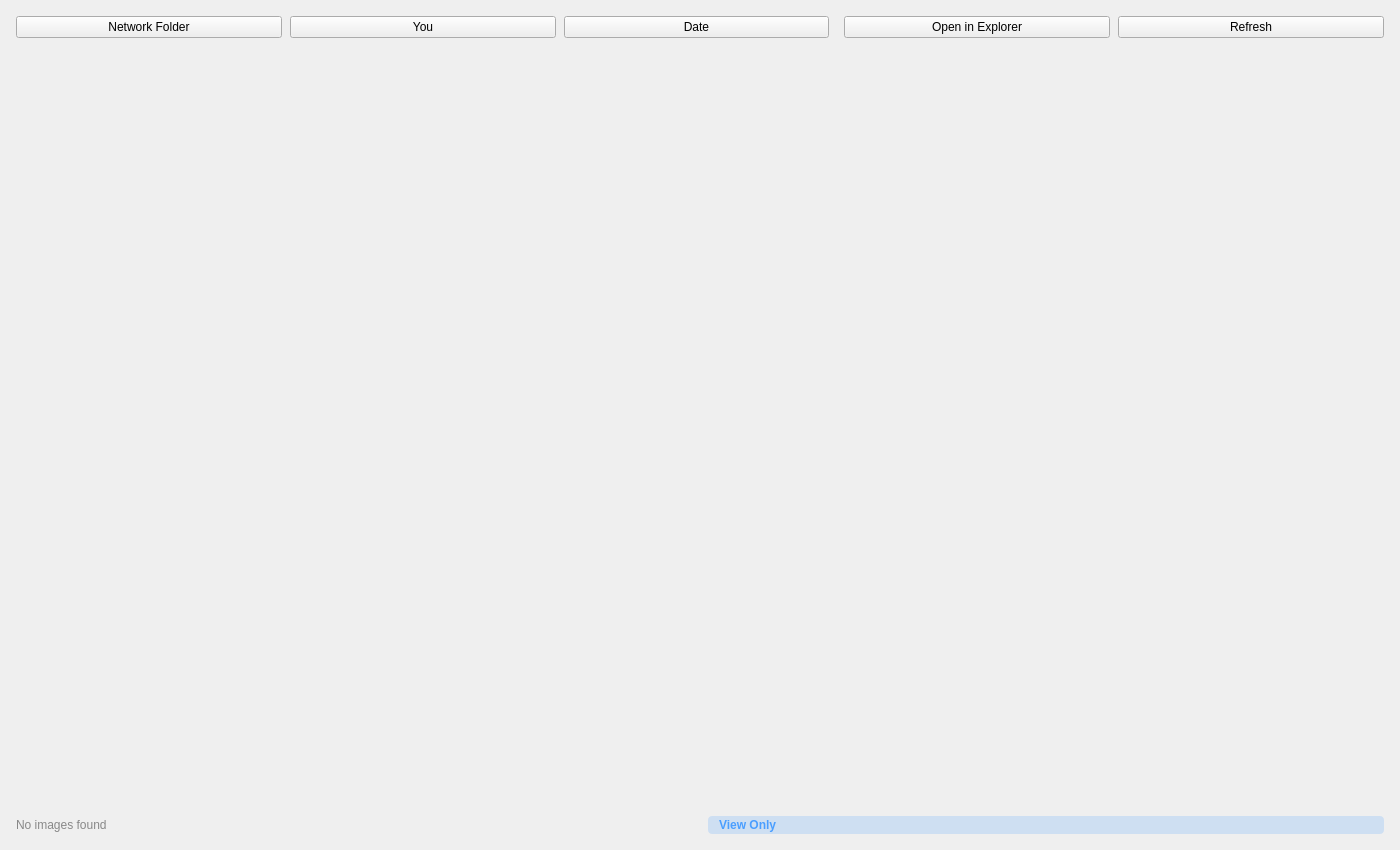
<?xml version="1.0" encoding="UTF-8"?>
<ui version="4.0">
 <class>GalleryTab</class>
 <widget class="QWidget" name="GalleryTab">
  <property name="geometry">
   <rect>
    <x>0</x>
    <y>0</y>
    <width>1400</width>
    <height>850</height>
   </rect>
  </property>
  <layout class="QVBoxLayout" name="galleryMainLayout">
   <property name="spacing">
    <number>8</number>
   </property>
   <property name="leftMargin">
    <number>16</number>
   </property>
   <property name="topMargin">
    <number>16</number>
   </property>
   <property name="rightMargin">
    <number>16</number>
   </property>
   <property name="bottomMargin">
    <number>16</number>
   </property>
   <item>
    <layout class="QHBoxLayout" name="galleryHeaderLayout">
     <item>
      <widget class="QPushButton" name="GallerySourceToggle">
       <property name="text">
        <string>Network Folder</string>
       </property>
       <property name="toolTip">
        <string>Click to switch between network folder and custom folder</string>
       </property>
       <property name="minimumSize">
        <size>
         <width>120</width>
         <height>0</height>
        </size>
       </property>
       <property name="visible">
        <bool>false</bool>
       </property>
      </widget>
     </item>
     <item>
      <widget class="QPushButton" name="GalleryUserButton">
       <property name="text">
        <string>You</string>
       </property>
       <property name="toolTip">
        <string>Click to select user gallery to view</string>
       </property>
      </widget>
     </item>
     <item>
      <widget class="QPushButton" name="GallerySortButton">
       <property name="text">
        <string>Date</string>
       </property>
       <property name="toolTip">
        <string>Click to change sort field</string>
       </property>
      </widget>
     </item>
     <item>
      <spacer name="galleryHeaderSpacer">
       <property name="orientation">
        <enum>Qt::Horizontal</enum>
       </property>
      </spacer>
     </item>
     <item>
      <widget class="QPushButton" name="GalleryOpenExplorer">
       <property name="text">
        <string>Open in Explorer</string>
       </property>
       <property name="toolTip">
        <string>Open the gallery folder in Windows Explorer</string>
       </property>
       <property name="minimumSize">
        <size>
         <width>120</width>
         <height>0</height>
        </size>
       </property>
      </widget>
     </item>
     <item>
      <widget class="QPushButton" name="GalleryRefresh">
       <property name="text">
        <string>Refresh</string>
       </property>
       <property name="minimumSize">
        <size>
         <width>80</width>
         <height>0</height>
        </size>
       </property>
      </widget>
     </item>
    </layout>
   </item>
   <item>
    <widget class="QScrollArea" name="galleryScrollArea">
     <property name="widgetResizable">
      <bool>true</bool>
     </property>
     <property name="frameShape">
      <enum>QFrame::NoFrame</enum>
     </property>
     <widget class="QWidget" name="galleryScrollContent">
      <layout class="QVBoxLayout" name="galleryContentLayout">
       <item>
        <widget class="QWidget" name="galleryThumbnailContainer">
         <property name="sizePolicy">
          <sizepolicy hsizetype="Expanding" vsizetype="Expanding">
           <horstretch>0</horstretch>
           <verstretch>0</verstretch>
          </sizepolicy>
         </property>
        </widget>
       </item>
      </layout>
     </widget>
    </widget>
   </item>
   <item>
    <layout class="QHBoxLayout" name="galleryFooterLayout">
     <item>
      <widget class="QLabel" name="GalleryStatus">
       <property name="text">
        <string>No images found</string>
       </property>
       <property name="styleSheet">
        <string>color: #888888;</string>
       </property>
      </widget>
     </item>
     <item>
      <spacer name="galleryFooterSpacer">
       <property name="orientation">
        <enum>Qt::Horizontal</enum>
       </property>
      </spacer>
     </item>
     <item>
      <widget class="QLabel" name="GalleryViewOnlyLabel">
       <property name="text">
        <string>View Only</string>
       </property>
       <property name="styleSheet">
        <string>color: #4a9eff; font-weight: bold; padding: 2px 8px; background-color: rgba(74, 158, 255, 0.2); border-radius: 4px;</string>
       </property>
      </widget>
     </item>
    </layout>
   </item>
  </layout>
 </widget>
 <resources/>
 <connections/>
</ui>
